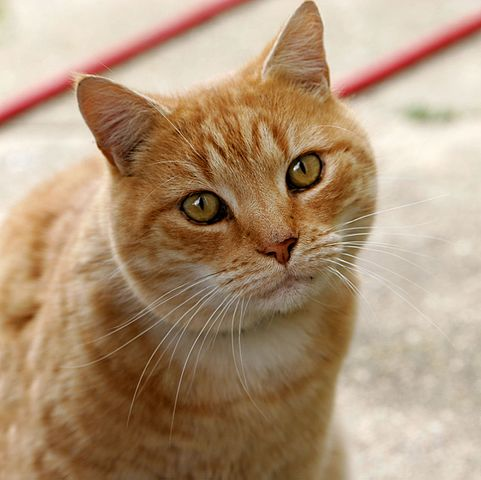
%> input picture 20230818~20230825/Cat.jpg, 481 x 480 px
$ octave Tx.m   (GNU Octave 9; MATLAB toolbox functions it lacks are replaced by stand-ins)
%> lines starting %> are read from the running program, lines starting %| are printed output that depends on the picture
load('LDPC_11nD2_1296b_R12.mat');
Pict_origin  = imread('Cat.jpg');
%> Pict_origin is the input picture: size 480x481x3 uint8; mean R, G, B 175.9, 148.8, 120.7
Pict_origin  = imresize(Pict_origin,[384,384]);
%> Pict_origin: size 384x384x3 uint8
Pict_row	 = size(Pict_origin,1);
%> Pict_row = 384
Pict_col	 = size(Pict_origin,2);
%> Pict_col = 384
Pict_bin	 = [dec2bin(Pict_origin(:,:,1));
				dec2bin(Pict_origin(:,:,2));
				dec2bin(Pict_origin(:,:,3))];
%> Pict_bin = 442368 items
JPG_bin      = Pict_bin-'0';
Pict_size	 = size(Pict_bin,1);
%> Pict_size = 442368
Pict_bin_RE	 = [Pict_bin;zeros(648-mod(Pict_row*Pict_col*3,648),8)];
Pict_bin_RE	 = reshape(Pict_bin_RE,[],648);
%> Pict_bin_RE = 5464 items
encode 		 = mod(Pict_bin_RE * double(LDPC.G.x),2);
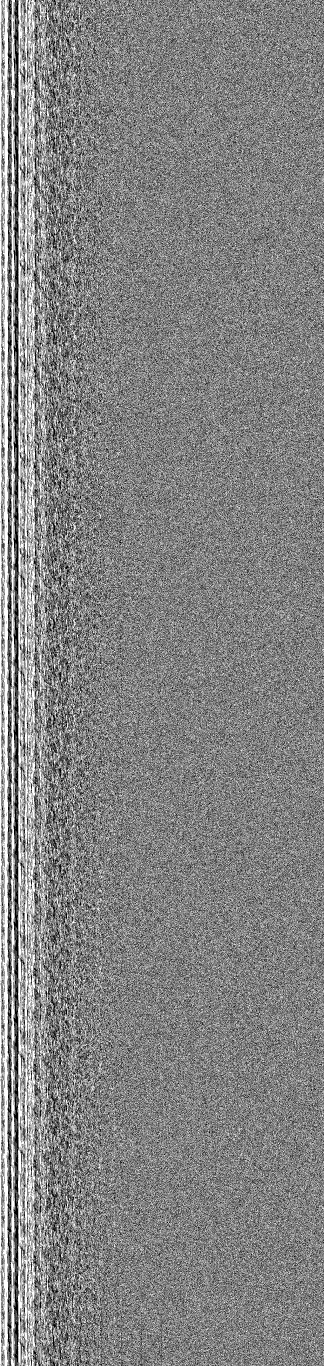
%> encode: size 5464x1296 double (shown at 1/4 size); values 0 (black) and 1 (white), 51.3% white; black in thin lines or dots

%> (the run ends here)
